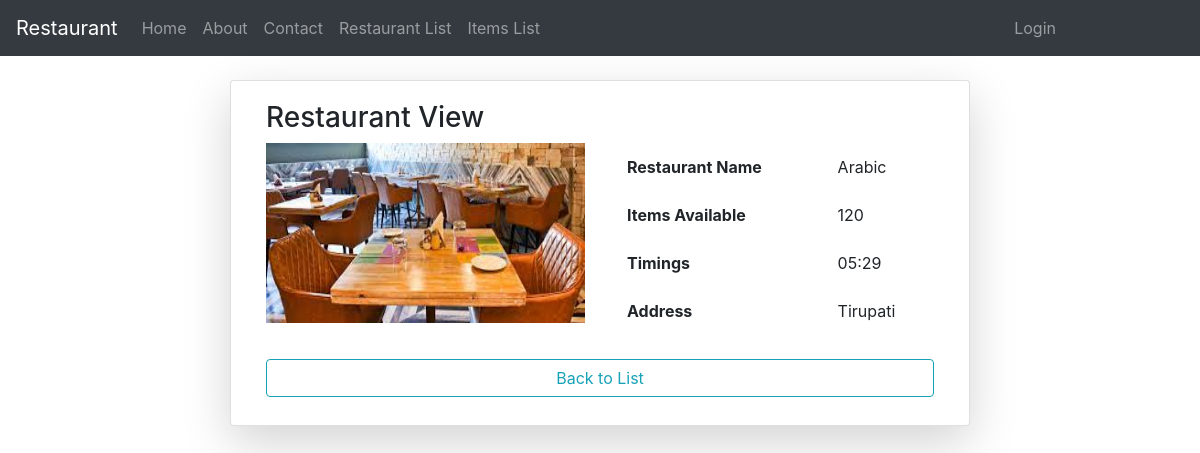
Screenshot of /rstviw/1/ with the database file from the repository.
### RestApp/models.py (models this page shows)
class Restaurant(models.Model):
	rname = models.CharField(max_length=30)
	nitems = models.IntegerField()
	timings = models.CharField(max_length=50)
	address = models.CharField(max_length=50)
	rsimg = models.ImageField(upload_to='Restaurantimages/',default='ics.jpg')

### RestApp/views.py (the view)
# urls.py: path('rstviw/<int:a>/',views.rstvw,name="rsvw"),
def rstvw(request,a):
	s = Restaurant.objects.get(id=a)
	return render(request,'app/restview.html',{'z':s})

### RestApp/templates/app/restview.html (shortened to what this page needs)
{% extends 'app/base.html' %}
{% load static %}
{% block content %}
<div class="container mt-4">
	<div class="card col-md-8 mx-auto shadow-lg">
		<div class="card-body">
			<h3>Restaurant View</h3>
			<div class="row">
				<div class="col-sm">
					<img src="{{z.rsimg.url}}" height="180px" width="100%">
				</div>
				<div class="col">
					<table class="table table-borderless">
				<tr>
					<th>Restaurant Name</th>
					<td>{{z.rname}}</td>
				</tr>
				<tr>
					<th>Items Available</th>
					<td>{{z.nitems}}</td>
				</tr>
				<tr>
					<th>Timings</th>
					<td>{{z.timings}}</td>
				</tr>
				<tr>
					<th>Address</th>
					<td>{{z.address}}</td>
				</tr>
			</table>
				</div>
			</div>
			<a href="{% url 'rstl' %}" class="btn btn-block btn-outline-info my-2">Back to List</a>
		</div>
	</div>
</div>
{% endblock %}

### rows the page displays
Restaurant: rsimg (picture), rname "Arabic", nitems "120", timings "05:29", address "Tirupati"
